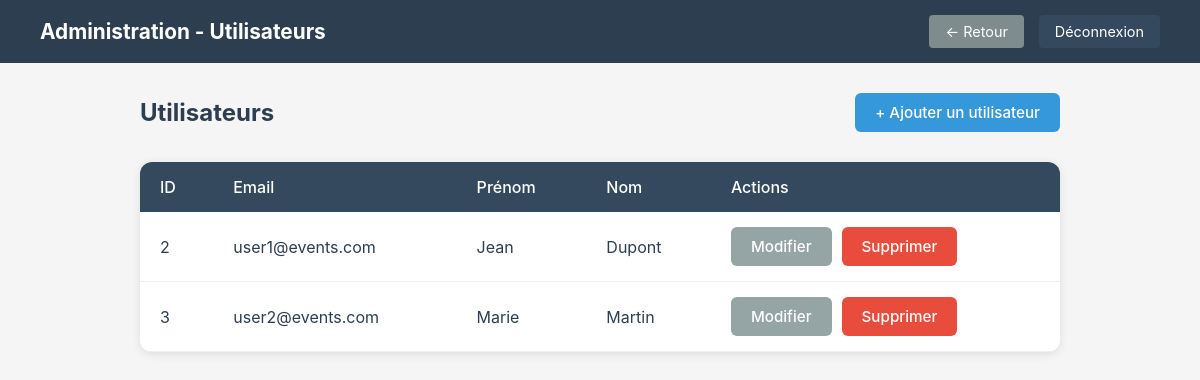
Screenshot of /admin/users/index.php (signed in) with the database file from the repository.
### tables this page shows
CREATE TABLE IF NOT EXISTS users (
    id INT AUTO_INCREMENT PRIMARY KEY,
    email VARCHAR(100) UNIQUE NOT NULL,
    password_hash VARCHAR(255) NOT NULL,
    first_name VARCHAR(50) NOT NULL,
    last_name VARCHAR(50) NOT NULL,
    role ENUM('ROLE_USER', 'ROLE_ADMIN') DEFAULT 'ROLE_USER',
    created_at TIMESTAMP DEFAULT CURRENT_TIMESTAMP
);

### src/Database.php (called while the page is built, shortened)
<?php
class Database
{
    private static $instance = null;
    private $mysqli;
    private function __construct()
    {
        $this->mysqli = new mysqli(
            'db',
            'root',
            'root',
            'events_db'
        );
        $this->mysqli->set_charset("utf8mb4");
        $this->mysqli->query("SET NAMES utf8mb4");
        $this->mysqli->query("SET CHARACTER SET utf8mb4");
    }
    public static function getInstance()
    {
        if (self::$instance === null) {
            self::$instance = new self();
        }
        return self::$instance;
    }
    public function prepare($sql)
    {
        return $this->mysqli->prepare($sql);
    }
}

### admin/users/index.php (the view, shortened to what this page needs)
<?php
require_once '../../src/Database.php';
$database = Database::getInstance();
$stmt = $database->prepare("SELECT * FROM users WHERE role = 'ROLE_USER' ORDER BY id");
$stmt->execute();
$result = $stmt->get_result();
$users = [];
while ($row = $result->fetch_assoc()) {
    $users[] = $row;
}
?>
<!DOCTYPE html>
<html lang="fr">
<head>
</head>
<body>
    <header class="admin-header">
        <h1>Administration - Utilisateurs</h1>
        <nav class="admin-nav">
            <a href="../index.php" class="back">← Retour</a>
            <a href="../logout.php">Déconnexion</a>
        </nav>
    </header>
    <main class="main-content">
        <div class="page-header">
            <h2>Utilisateurs</h2>
            <a href="create.php" class="btn btn-primary">+ Ajouter un utilisateur</a>
        </div>
        <?php if (empty($users)): ?>
            <div class="users-table">
                <div class="empty-state">
                    <h3>Aucun utilisateur</h3>
                    <p>Aucun utilisateur n'a été créé pour le moment.</p>
                </div>
            </div>
        <?php else: ?>
            <div class="users-table">
                <table>
                    <thead>
                        <tr>
                            <th>ID</th>
                            <th>Email</th>
                            <th>Prénom</th>
                            <th>Nom</th>
                            <th>Actions</th>
                        </tr>
                    </thead>
                    <tbody>
                        <?php foreach ($users as $user): ?>
                            <tr>
                                <td><?php echo $user['id']; ?></td>
                                <td><?php echo htmlspecialchars($user['email']); ?></td>
                                <td><?php echo htmlspecialchars($user['first_name']); ?></td>
                                <td><?php echo htmlspecialchars($user['last_name']); ?></td>
                                <td>
                                    <div class="actions">
                                        <a href="edit.php?id=<?php echo $user['id']; ?>" class="btn btn-secondary">Modifier</a>
                                        <a href="delete.php?id=<?php echo $user['id']; ?>" class="btn btn-danger" onclick="return confirm('Supprimer cet utilisateur ?');">Supprimer</a>
                                    </div>
                                </td>
                            </tr>
                        <?php endforeach; ?>
                    </tbody>
                </table>
            </div>
        <?php endif; ?>
    </main>
</body>
</html>

### admin/users/index.php (style rules this page uses)
* { margin: 0; padding: 0; box-sizing: border-box; }
body { font-family: -apple-system, BlinkMacSystemFont, 'Segoe UI', Roboto, sans-serif; background: #f5f5f5; min-height: 100vh; }
.admin-header { background: #2c3e50; color: white; padding: 15px 40px; display: flex; justify-content: space-between; align-items: center; }
.admin-header h1 { font-size: 1.3rem; }
.admin-nav { display: flex; gap: 15px; }
.admin-nav a { color: white; text-decoration: none; padding: 8px 16px; background: #34495e; border-radius: 4px; font-size: 0.9rem; }
.admin-nav a.back { background: #7f8c8d; }
.main-content { padding: 30px 40px; max-width: 1000px; margin: 0 auto; }
.page-header { display: flex; justify-content: space-between; align-items: center; margin-bottom: 30px; }
.page-header h2 { color: #2c3e50; font-size: 1.5rem; }
.btn { padding: 10px 20px; border: none; border-radius: 6px; cursor: pointer; text-decoration: none; font-size: 0.95rem; font-weight: 500; display: inline-block; }
.btn-primary { background: #3498db; color: white; }
.btn-secondary { background: #95a5a6; color: white; }
.btn-danger { background: #e74c3c; color: white; }
.users-table { width: 100%; background: white; border-radius: 12px; box-shadow: 0 2px 10px rgba(0,0,0,0.1); overflow: hidden; }
.users-table table { width: 100%; border-collapse: collapse; }
.users-table th, .users-table td { padding: 15px 20px; text-align: left; }
.users-table th { background: #34495e; color: white; font-weight: 500; }
.users-table tbody tr { border-bottom: 1px solid #ecf0f1; }
.users-table td { color: #2c3e50; }
.actions { display: flex; gap: 10px; }

### rows the page displays
users: id "2", email "user1@events.com", first_name "Jean", last_name "Dupont"
users: id "3", email "user2@events.com", first_name "Marie", last_name "Martin"
